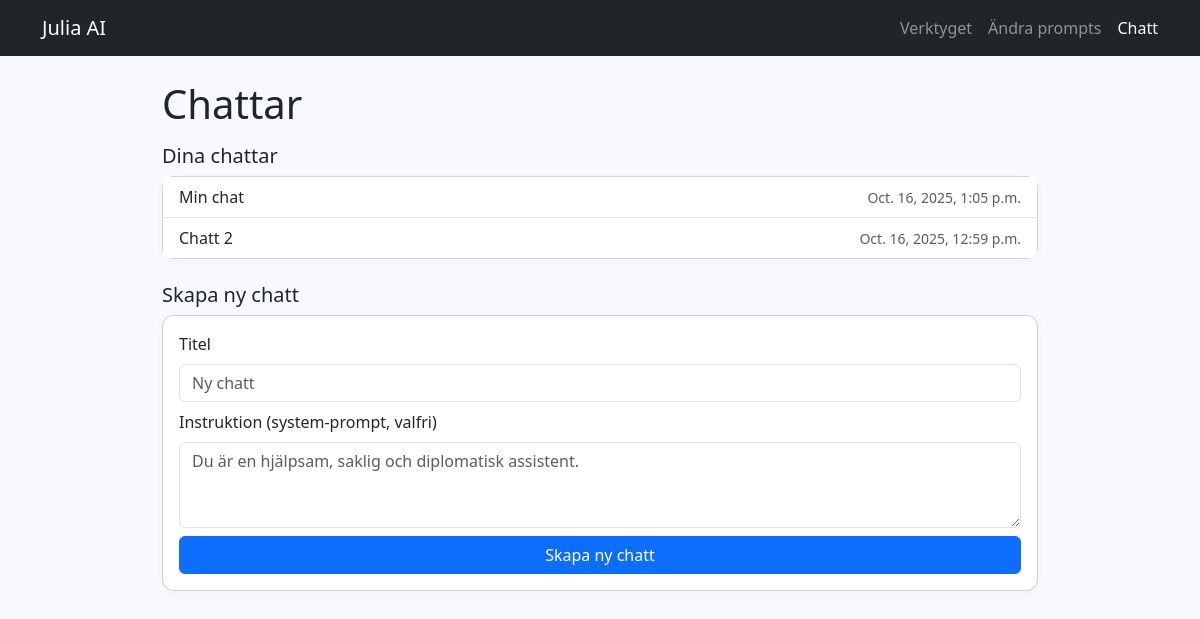
/chat/ (signed in), run on the app's committed database.
### myapp/models.py (models this page shows, shortened)
class ChatSession(models.Model):
    user = models.ForeignKey(settings.AUTH_USER_MODEL, on_delete=models.CASCADE)
    title = models.CharField(max_length=200, default="Ny chatt")
    system_prompt = models.TextField(
        default=(
            "Du är en hjälpsam, saklig och diplomatisk assistent. "
            "Skriv tydligt och konkret, mild tonalitet, inga överdrifter."
        )
    )
    created_at = models.DateTimeField(auto_now_add=True)
    updated_at = models.DateTimeField(auto_now=True)

### myapp/views.py (the view, shortened to what this page needs)
# urls.py: path("chat/", views.chat_home, name="chat_home"),
@login_required
def chat_home(request):
    sessions = ChatSession.objects.filter(user=request.user).order_by("-updated_at")
    return render(request, "chat_home.html", {"sessions": sessions})

### templates/chat_home.html (shortened to what this page needs)
{% load static %}
<!doctype html>
<html lang="sv">
<head>
  <link href="https://cdn.jsdelivr.net/npm/bootstrap@5.3.3/dist/css/bootstrap.min.css" rel="stylesheet">
</head>
<body>
<nav class="navbar navbar-dark bg-dark">
  <div class="container">
    <a class="navbar-brand" href="{% url 'index' %}">Julia AI</a>
    <div class="d-flex gap-3">
      <a class="nav-link text-white-50" href="{% url 'index' %}">Verktyget</a>
      <a class="nav-link text-white-50" href="{% url 'prompt_editor' %}">Ändra prompts</a>
      <a class="nav-link active text-white" href="{% url 'chat_home' %}">Chatt</a>
    </div>
  </div>
</nav>
<main class="container container-narrow my-4">
  <h1 class="mb-3">Chattar</h1>
<h5>Dina chattar</h5>
  <div class="card p-0">
    <div class="list-group list-group-flush">
      {% for s in sessions %}
        <a class="list-group-item list-group-item-action d-flex justify-content-between align-items-center"
           href="{% url 'chat_session' s.id %}">
          <span>{{ s.title }}</span>
          <small class="text-muted">{{ s.updated_at }}</small>
        </a>
      {% empty %}
        <div class="list-group-item">Inga chattar ännu.</div>
      {% endfor %}
    </div>
  </div>
    <br>
    <h5>Skapa ny chatt</h5>
  <form method="post" class="card p-3 mb-4">
    <div class="mb-2">
      <label class="form-label">Titel</label>
      <input name="title" class="form-control" placeholder="Ny chatt">
    </div>
    <div class="mb-2">
      <label class="form-label">Instruktion (system-prompt, valfri)</label>
      <textarea name="system_prompt" rows="3" class="form-control"
        placeholder="Du är en hjälpsam, saklig och diplomatisk assistent."></textarea>
    </div>
    <button class="btn btn-primary">Skapa ny chatt</button>
  </form>
</main>
</body>
</html>

### templates/chat_home.html (style rules this page uses)
body { background:#f7f9fc }
.card { background:#fff;border-radius:12px;box-shadow:0 2px 10px rgba(0,0,0,.04) }
.container-narrow { max-width:900px }

### data on the page
ChatSession: title "Min chat", updated_at "Oct. 16, 2025, 1:05 p.m."
ChatSession: title "Chatt 2", updated_at "Oct. 16, 2025, 12:59 p.m."
